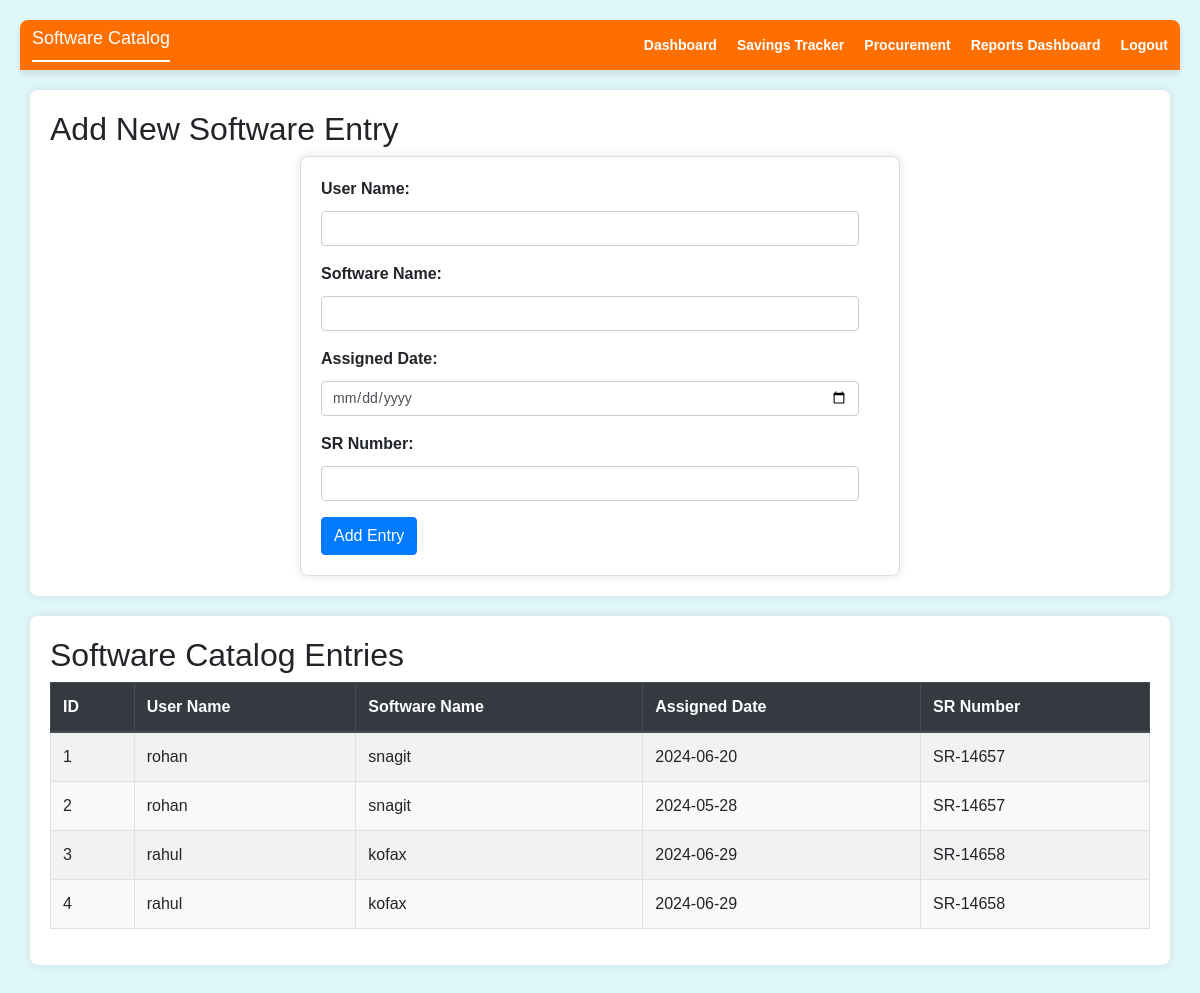
The app's page /catalog, older data.
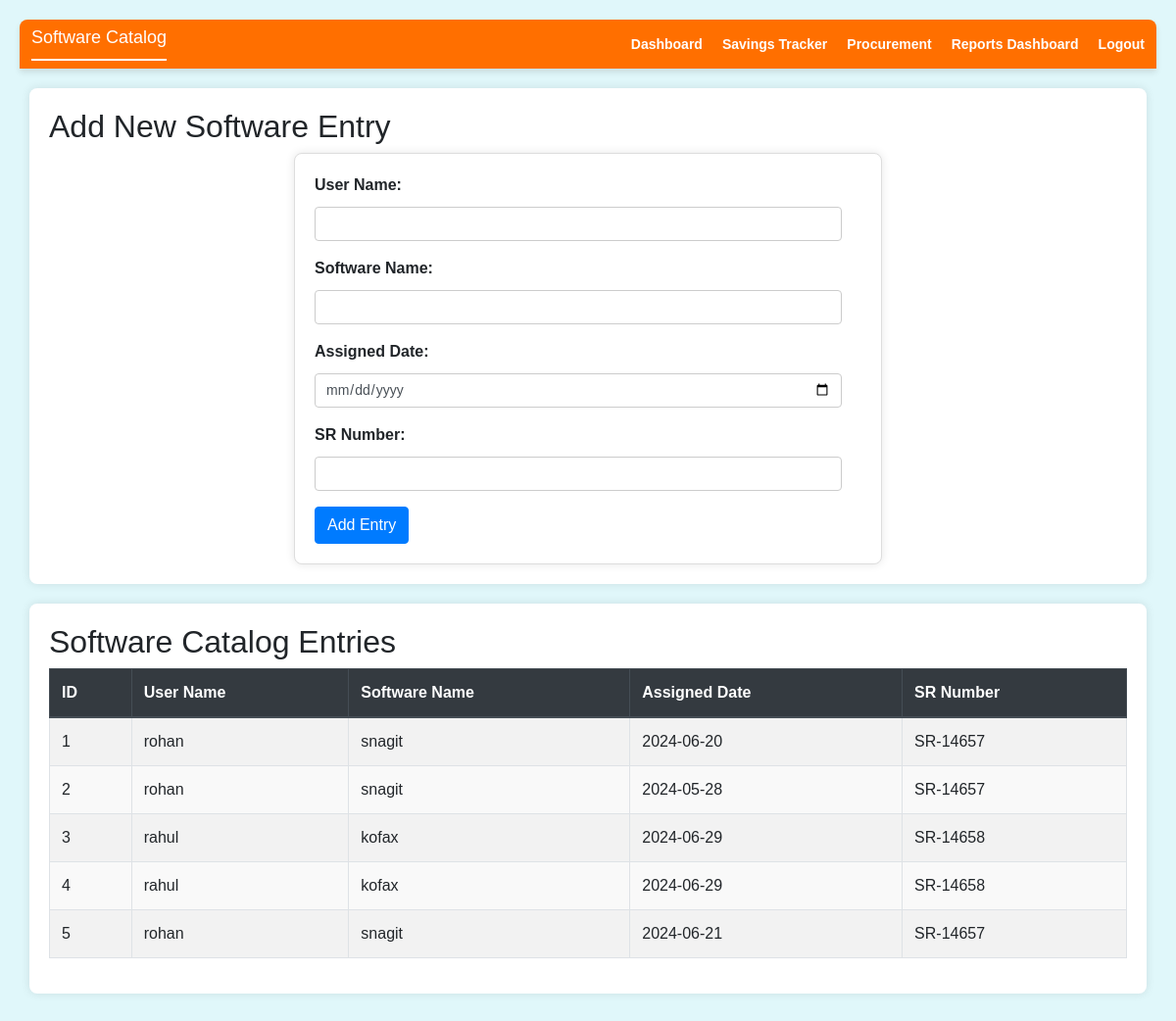
The same page, newer data.
### tables this page shows
CREATE TABLE software_catalog (
            id INTEGER PRIMARY KEY AUTOINCREMENT,
            user_name TEXT NOT NULL,
            software_name TEXT NOT NULL,
            assigned_date TEXT NOT NULL,
            sr_number TEXT NOT NULL
        );

### main.py (the view)
@app.route('/catalog', methods=['GET', 'POST'])
def catalog():
    conn = sqlite3.connect('SAMdashboard.db')
    conn.row_factory = sqlite3.Row
    if request.method == 'POST':
        search = request.form.get('search_query', '')
        rows = conn.execute("SELECT * FROM software_catalog WHERE user_name LIKE ? OR software_name LIKE ? OR sr_number LIKE ?",
                            ('%' + search + '%',) * 3).fetchall()
    else:
        rows = conn.execute("SELECT * FROM software_catalog").fetchall()
    conn.close()
    return render_template('catalog.html', catalog_entries=rows)

### main.py (called while the page is built)
@app.before_request
def before_request():
    if 'user_id' in session:
        last_active = session.get('_session_last_active', None)
        if last_active:
            last_active = last_active.replace(tzinfo=None)
            if datetime.utcnow() - last_active > timedelta(minutes=SESSION_TIMEOUT_MINUTES):
                session.clear()
                flash('Session timed out.', 'warning')
                return redirect(url_for('login'))
        session['_session_last_active'] = datetime.utcnow()

### templates/catalog.html (shortened to what this page needs)
<!DOCTYPE html>
<html lang="en">
<head>
    <link rel="stylesheet" href="https://stackpath.bootstrapcdn.com/bootstrap/4.5.2/css/bootstrap.min.css">
</head>
<body>
    <div class="top-panel">
        <h1 class="panel-title">Software Catalog</h1>
        <ul class="menu">
            <li><a href="{{ url_for('dashboard') }}">Dashboard</a></li>
            <li><a href="/savings_tracker">Savings Tracker</a></li>
            <li><a href="{{ url_for('procurement') }}">Procurement</a></li>
            <li><a href="{{ url_for('reports_dashboard') }}">Reports Dashboard</a></li>
            <li><a href="/logout">Logout</a></li>
        </ul>
    </div>
    <div class="container">
        <h2>Add New Software Entry</h2>
        <div class="form-container">
            <form action="{{ url_for('add_entry') }}" method="post">
                <div class="form-group">
                    <label for="user_name">User Name:</label>
                    <input type="text" id="user_name" name="user_name" class="form-control" required>
                </div>
                <div class="form-group">
                    <label for="software_name">Software Name:</label>
                    <input type="text" id="software_name" name="software_name" class="form-control" required>
                </div>
                <div class="form-group">
                    <label for="assigned_date">Assigned Date:</label>
                    <input type="date" id="assigned_date" name="assigned_date" class="form-control" required>
                </div>
                <div class="form-group">
                    <label for="sr_number">SR Number:</label>
                    <input type="text" id="sr_number" name="sr_number" class="form-control" required>
                </div>
                <button type="submit" class="btn btn-primary">Add Entry</button>
            </form>
        </div>
    </div>
    <div class="container">
        <h2>Software Catalog Entries</h2>
        <div class="table-responsive">
            <table class="table table-striped table-bordered">
                <thead class="thead-dark">
                    <tr>
                        <th>ID</th>
                        <th>User Name</th>
                        <th>Software Name</th>
                        <th>Assigned Date</th>
                        <th>SR Number</th>
                    </tr>
                </thead>
                <tbody>
                    {% if catalog_entries %}
                        {% for entry in catalog_entries %}
                        <tr class="software-entry">
                            <td>{{ entry[0] }}</td>
                            <td>{{ entry[1] }}</td>
                            <td>{{ entry[2] }}</td>
                            <td>{{ entry[3] }}</td>
                            <td>{{ entry[4] }}</td>
                        </tr>
                        {% endfor %}
                    {% else %}
                        <tr>
                            <td colspan="5">No entries found.</td>
                        </tr>
                    {% endif %}
                </tbody>
            </table>
        </div>
    </div>
</body>
</html>

Row changes from the older to the newer data that the page shows:
added software_catalog: id "5", user_name "rohan", software_name "snagit", assigned_date "2024-06-21", sr_number "SR-14657"
